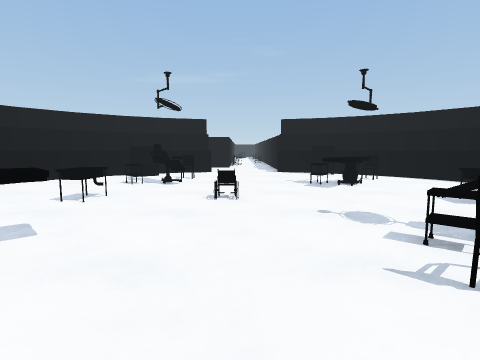
view 1 (above)

24 first-person views from a walk through a scene from a Unity 3-D project. The camera is 1.4 m above the floor, tilts 6° down and sees 80° across. Doors are open. The floor is counted in squares, 1 m on a side. Each view is taken from the middle of a square. On the plan, view 1 faces up. The plan holds only what a view shows up to about 14 squares ahead; the rest is blank. The place goes on beyond the plan. The player character is not drawn. Surface patterns are stand-ins for the level's own textures.

view 2
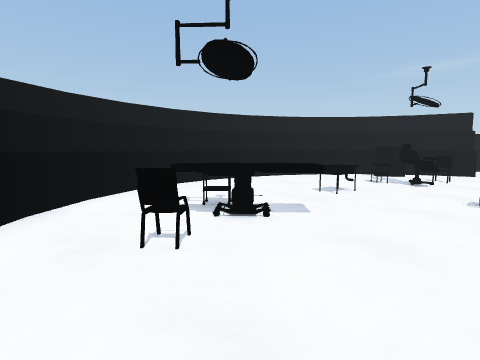

view 3
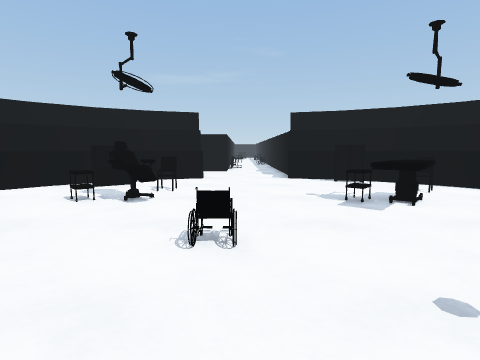

view 4
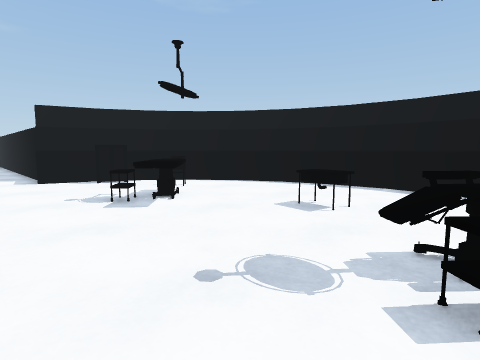

view 5
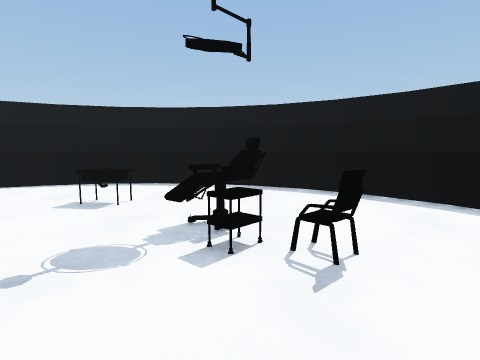

view 6
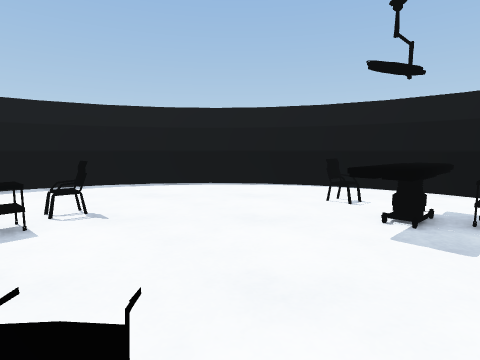

view 7
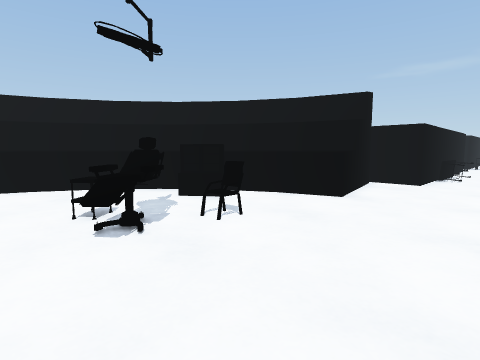

view 8
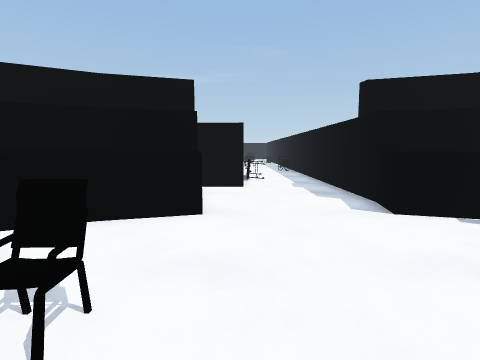

view 9
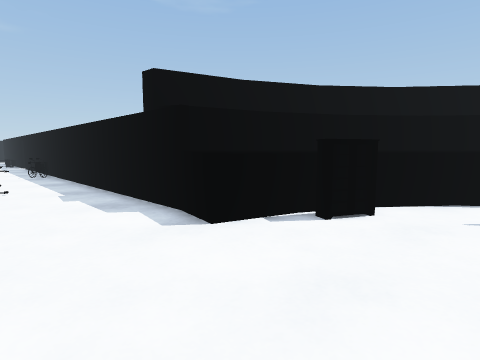

view 10
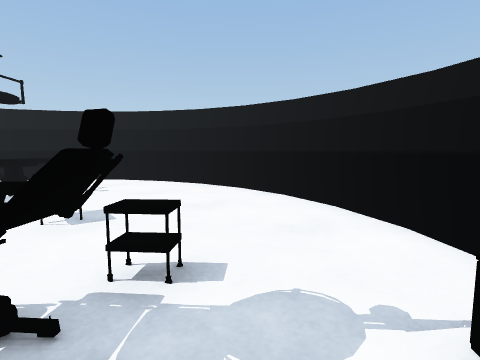

view 11
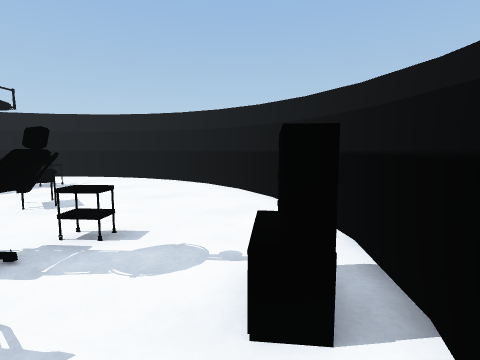

view 12
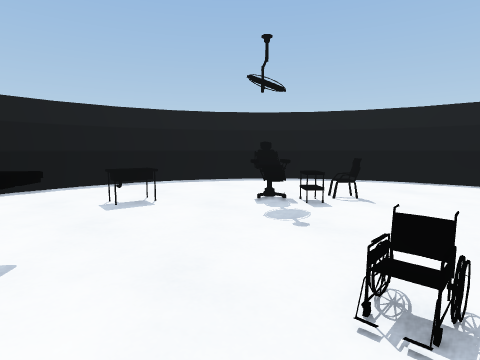

view 13
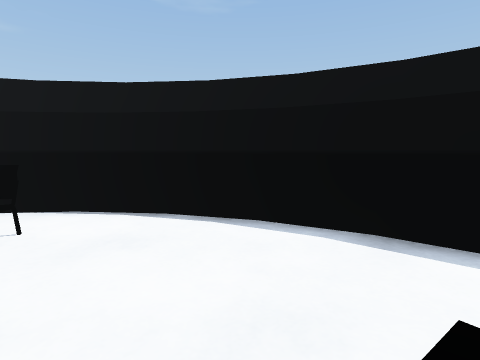

view 14
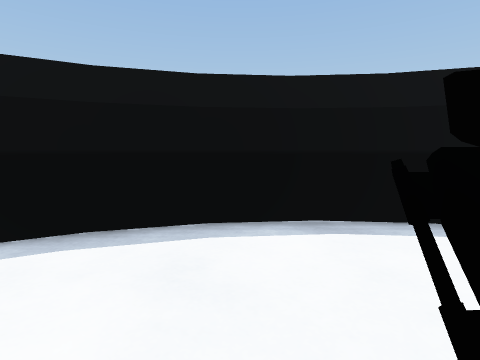

view 15
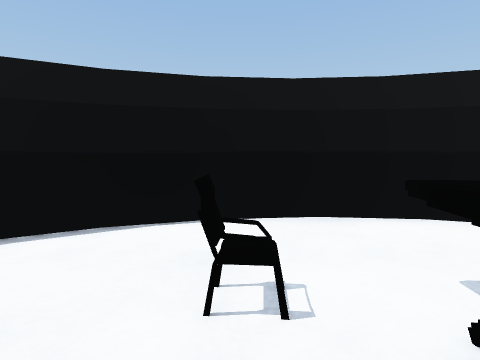

view 16
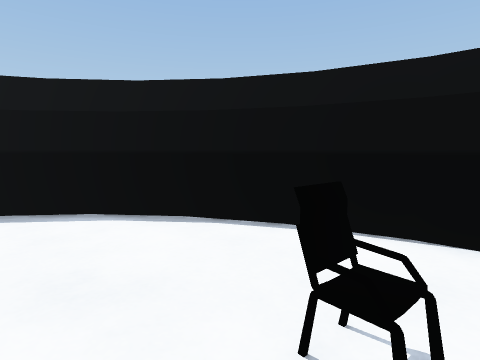

view 17
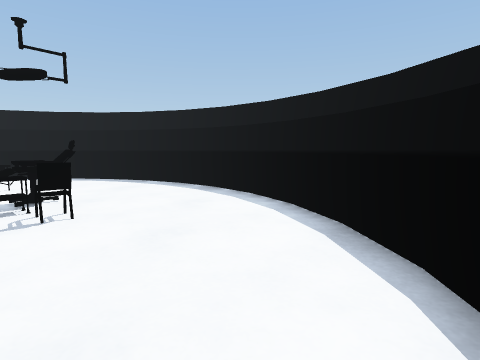

view 18
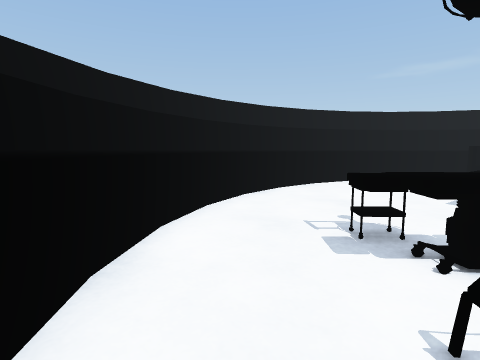

view 19
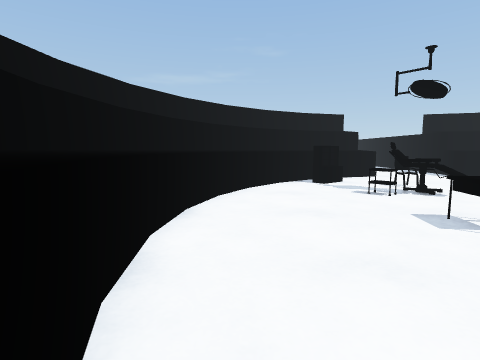

view 20
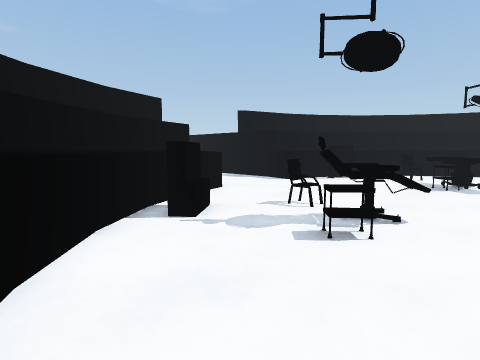

view 21
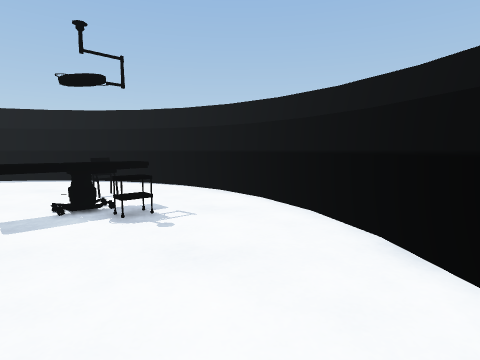

view 22
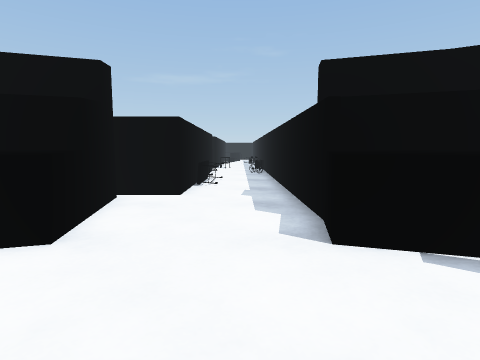

view 23
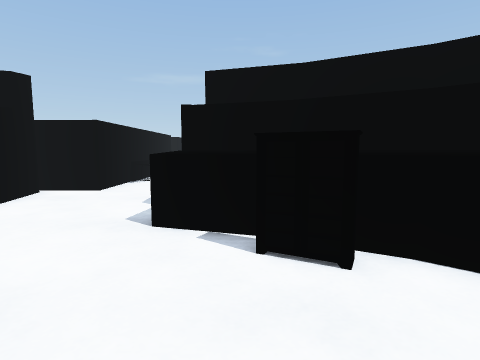

view 24
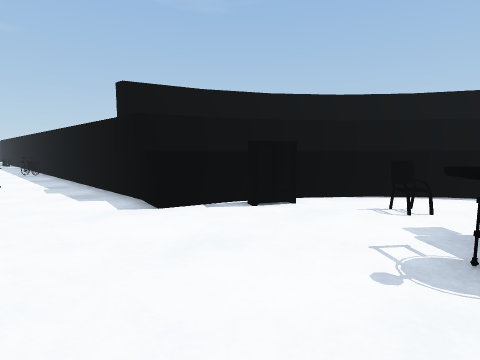

### Floor plan
Key: @ floor where view 1 was taken; # wall or solid block; . floor; ^ raised ledge; O other object.
Columns run from 12 left of view 1 to 13 right of it. Each row starts with its distance up from view 1.
 27            #O..#
 26            OO..#
 25            #O..#
 24            #...#
 23          ###...#
 22          #.....#
 21          #.....#
 20          ##....##
 19       ##^^^....^^##
 18      #^^^^^....^^^^##
 17     #^^^........OO^^^#
 16    #^^^O.........O.^^^#
 15   #^^..O............^^^#
 14  #^^^....O........OO.^^#
 13  #^^....OO.......O....^^#
 12 #^^....OOOO....OOO....^^#
 11 #^^............OO......^^
 10 #^^.............O......^^#
  9 #^.....O...............^^#
  8 #^.....OO..O.......O...^^#
  7 #^................OO...^^#
  6 #^.....................^^#
  5 #^^.....O.......O......^^#
  4 #^^...O.OO.....OOO.....^#
  3  ^^....OO......O......^^#
  2  #^^...O..............^^#
  1  #^^^...O............^^#
  0   #^^^......@.......^^##
 -1    #^^^............^^^#
 -2     #^^^^........^^^##
 -3      ##^^^^^^^^^^^^##
 -4        ##^^^^^^^^##
 -5          #######

Positions as (right, up) in squares from view 1, and headings:
1: (0, 0), facing up
2: (0, -1), facing up-left
3: (0, 4), facing up
4: (0, 4), facing up-right
5: (-1, 4), facing right
6: (-1, 9), facing down
7: (2, 10), facing up-left
8: (-1, 12), facing up
9: (-1, 14), facing up-right
10: (-3, 15), facing down-left
11: (-3, 17), facing down-left
12: (-1, 11), facing down-right
13: (6, 8), facing up-right
14: (5, 5), facing down-right
15: (-2, 3), facing down-left
16: (-3, 3), facing down
17: (-3, -1), facing right
18: (-4, -1), facing up-left
19: (-9, 3), facing up
20: (-9, 10), facing up-right
21: (-8, 10), facing down
22: (1, 14), facing up
23: (4, 13), facing up
24: (-1, 12), facing up-right
